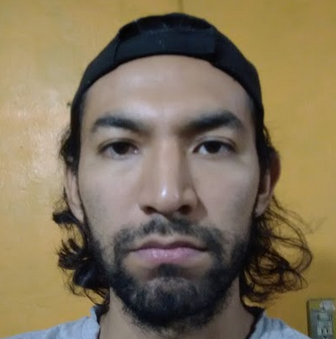
#> input picture swap faces/yo.png, 336 x 339 px, found by its file name
$ python trainer.py
#> lines starting #> are read from the running program, lines starting #| are printed output that depends on the picture
import cv2
import numpy as np
import glob

face_folder = "/home/miguel/Documents/sr/face recognition/lbph/yo.png"
recognizer = cv2.face.LBPHFaceRecognizer_create()
detector = cv2.CascadeClassifier("/home/miguel/opencv-3.3.0/data/haarcascades_cuda/haarcascade_frontalface_default.xml");

faces = cv2.imread(face_folder)
#> faces is the input picture: shape (339, 336, 3); mean B, G, R 88.7, 112.8, 126.6
faces = cv2.cvtColor(faces, cv2.COLOR_RGB2GRAY)
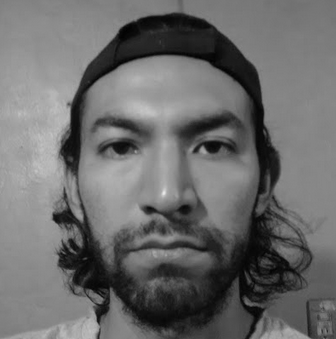
#> faces: shape (339, 336); min 0, max 231, mean 107.2
faces = [faces]
ids = [1]

recognizer.train(faces, np.array(ids))
recognizer.save('trainer.yml')

$ run again, with swap faces/futbol_faces.png copied over swap faces/yo.png
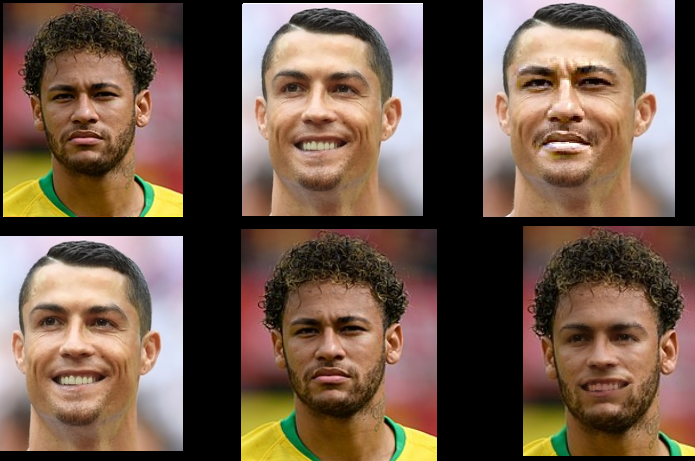
#> input picture swap faces/futbol_faces.png, 695 x 461 px, found by its file name
#> faces is the input picture: shape (461, 695, 3); mean B, G, R 74.4, 89.5, 112.2
#> `faces = cv2.cvtColor(faces, cv2.COLOR_RGB2GRAY)`:
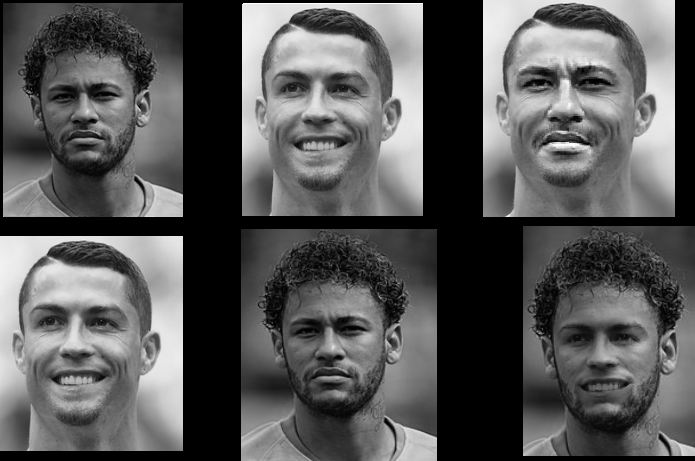
#> faces: shape (461, 695); min 0, max 255, mean 87.6

$ run again, with swap faces/bronco.jpg saved as swap faces/yo.png
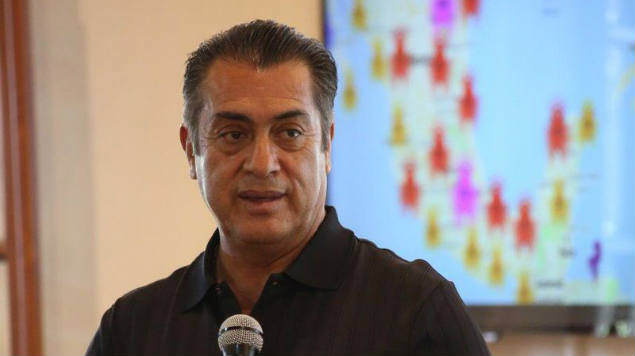
#> input picture swap faces/bronco.jpg, 635 x 356 px, found by its file name
#> faces is the input picture: shape (356, 635, 3); mean B, G, R 138.7, 141.8, 148.4
#> `faces = cv2.cvtColor(faces, cv2.COLOR_RGB2GRAY)`:
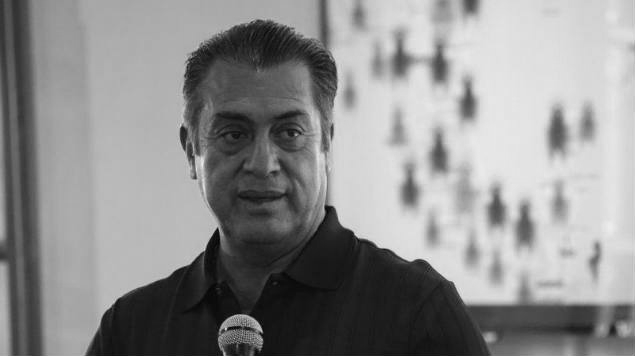
#> faces: shape (356, 635); min 1, max 237, mean 141.6
